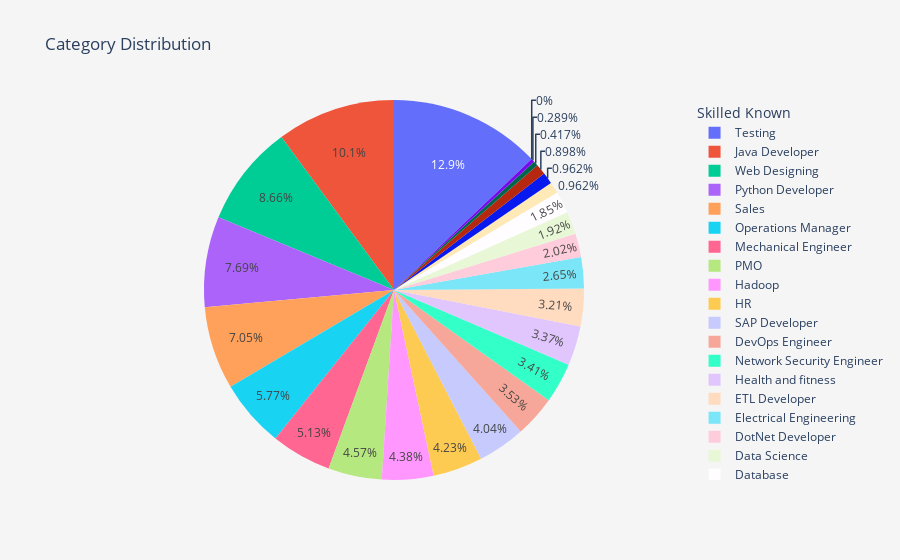

Notebook cell for this chart:
### Code cell
import plotly.express as px

fig = px.pie(
    df,
    names='Category',
    values='Label_Category',
    title='Category Distribution'
)

# Customize layout separately
fig.update_layout(
    legend_title='Skilled Known',
    showlegend=True,
    paper_bgcolor='whitesmoke'
)

fig.show()

### Figure 1 — Plotly figure (JSON) as saved in the notebook; plotly's stock layout.template omitted (floating-point values rounded to 4 significant figures; data arrays with more than 128 entries replaced by an {"elided": "..."} marker saying what was removed)
{"data": [{"domain": {"x": [0, 1], "y": [0, 1]}, "hovertemplate": "Category=%{label}<br>Label_Category=%{value}<extra></extra>", "labels": {"elided": "962 str values"}, "legendgroup": "", "name": "", "showlegend": true, "type": "pie", "values": {"elided": "962 int values"}}], "layout": {"legend": {"title": {"text": "Skilled Known"}, "tracegroupgap": 0}, "paper_bgcolor": "whitesmoke", "showlegend": true, "title": {"text": "Category Distribution"}}}
